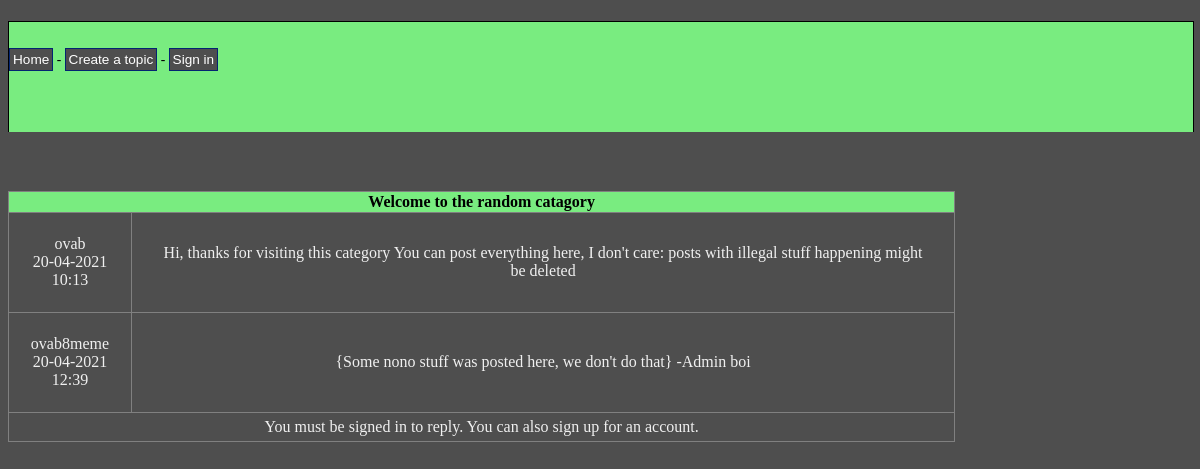
/php-code/topic.php?id=9, run on the app's committed database.
### tables this page shows
CREATE TABLE IF NOT EXISTS `topics` (
  `Topic_id` int(11) NOT NULL AUTO_INCREMENT,
  `Topic_subject` varchar(200) DEFAULT NULL,
  `topic_date` datetime DEFAULT NULL,
  `users_userID` int(11) NOT NULL,
  `Catagory_cat_id` int(11) DEFAULT NULL,
  PRIMARY KEY (`Topic_id`),
  KEY `fk_topics_users` (`users_userID`),
  KEY `fk_topics_Catagory1` (`Catagory_cat_id`)
);

CREATE TABLE IF NOT EXISTS `posts` (
  `post_id` int(8) NOT NULL AUTO_INCREMENT,
  `post_content` text NOT NULL,
  `post_date` datetime NOT NULL,
  `post_topic` int(8) NOT NULL,
  `post_by` int(8) NOT NULL,
  PRIMARY KEY (`post_id`)
);

CREATE TABLE IF NOT EXISTS `users` (
  `userID` int(11) NOT NULL AUTO_INCREMENT,
  `username` varchar(45) NOT NULL,
  `password` varchar(45) NOT NULL,
  `date_created` datetime NOT NULL,
  PRIMARY KEY (`userID`)
);

### php-code/topic.php (the view)
<?php
include 'connect.php';
include '../header.php';
echo '</div></div> <link rel="stylesheet" href="../css/css.css" type="text/css">';
$sql = "SELECT
			fsp_forum.topics.Topic_id,
			fsp_forum.topics.Topic_subject
		FROM
			fsp_forum.topics
		WHERE
			Topic_id = " . mysqli_real_escape_string($conn,$_GET['id']);
$result = mysqli_query($conn, $sql);
if(!$result)
{
	echo 'The topic could not be displayed, please try again later.';
}
else
{
	if(mysqli_num_rows($result) == 0)
	{
		echo 'This topic doesn&prime;t exist.';
	}
	else
	{
		while($row = mysqli_fetch_assoc($result))
		{
			echo '<h1>&nbsp</h1>
                        <table class="topic" border="1">
					<tr>
						<th colspan="2">' . $row['Topic_subject'] . '</th>
					</tr>';
            $order = " ORDER BY post_date";
			$posts_sql = "SELECT
						post_topic,
						post_content,
						post_date,
						post_by,
						userID,
						username
					FROM
						posts
					LEFT JOIN
						users
					ON
						post_by = users.userID
					WHERE
						post_topic = " . mysqli_real_escape_string($conn,$_GET['id']). $order
            ;
			$posts_result = mysqli_query($conn, $posts_sql);
			if(!$posts_result)
			{
				echo '<tr><td>The posts could not be displayed, please try again later.</tr></td></table>';
			}
			else
			{
				while($posts_row = mysqli_fetch_assoc($posts_result))
				{
                    echo '<tr class="topic-post">
							<td class="user-post">' . $posts_row['username'] . '<br/>' . date('d-m-Y H:i', strtotime($posts_row['post_date'])) . '</td>
							<td class="post-content">' . htmlentities(stripslashes($posts_row['post_content'])) . '</td>
						  </tr>';
				}
			}
			if(!$_SESSION['signed_in'])
			{
				echo '<tr><td colspan=2>You must be <a href="signin.php">signed in</a> to reply. You can also <a href="signup.php">sign up</a> for an account.';
			}
			else
			{
				echo '<tr><td colspan="2"><h2>Reply:</h2><br />
					<form method="post" action="reply.php?id=' . $row['Topic_id'] . '">
						<textarea name="reply-content"></textarea><br /><br />
						<input type="submit" value="Submit reply" />
					</form></td></tr>';
			}
			echo '</table>';
		}
	}
}
?>

### header.php (shortened to what this page needs)
<!DOCTYPE html PUBLIC "-//W3C//DTD XHTML 1.0 Strict//EN"
    "http://www.w3.org/TR/xhtml1/DTD/xhtml1-strict.dtd">
<html xmlns="http://www.w3.org/1999/xhtml" xml:lang="nl" lang="nl">
<head>
</head>
<body>
    <div id="menu">
        <a class="item" href="/fsp-forum/index.php">Home</a> -
        <a class="item" href="/fsp-forum/php-code/create_topic.php">Create a topic</a> -
        <?php
        if ($_SESSION['signed_in']==true){
            echo "<a class='item' href='/fsp-forum/php-code/signout.php'>Sign out</a>";
        }
        else {
            echo "<a class='item' href='/fsp-forum/php-code/signin.php'>Sign in</a>";
        }
        ?>

### css/css.css (style rules this page uses)
:root { --padding-side-perc: 5%; --site-color-theme: #79EC80; --accent-color: #4E4E4E; }
body { background-color: #4E4E4E; text-align: center; }
#menu { padding-top: 30px;; float: left; border: 1px solid #000; border-bottom: none; clear: both; width: 100%; height: 80px; background-color: var(--site-color-theme); text-align: left; font-size: 85%; }
table { border-collapse: collapse; width: 80%; }
table a { text-decoration: none; color: #F0F0F0 }
th { background-color: var(--site-color-theme); color: #000000; }
td { color: #F0F0F0; padding: 5px; }
h1, #footer { font-family: "Comic Sans MS", sans-serif; color: #F1F3F1; }
.item { background-color: var(--accent-color); border: 1px solid #032472; color: #FFF; font-family: "Comic Sans MS", sans-serif; padding: 3px; text-decoration: none; }
.topic-post { height: 100px; overflow: auto; }
.post-content { padding: 30px; }

### data on the page
topics: Topic_subject "Welcome to the random catagory"
posts: users.username "ovab", post_date "20-04-2021 10:13", post_content "Hi, thanks for visiting this category You can post everything here, I don't care: posts with illegal stuff happening might be deleted"
posts: users.username "ovab8meme", post_date "20-04-2021 12:39", post_content "{Some nono stuff was posted here, we don't do that} -Admin boi"
